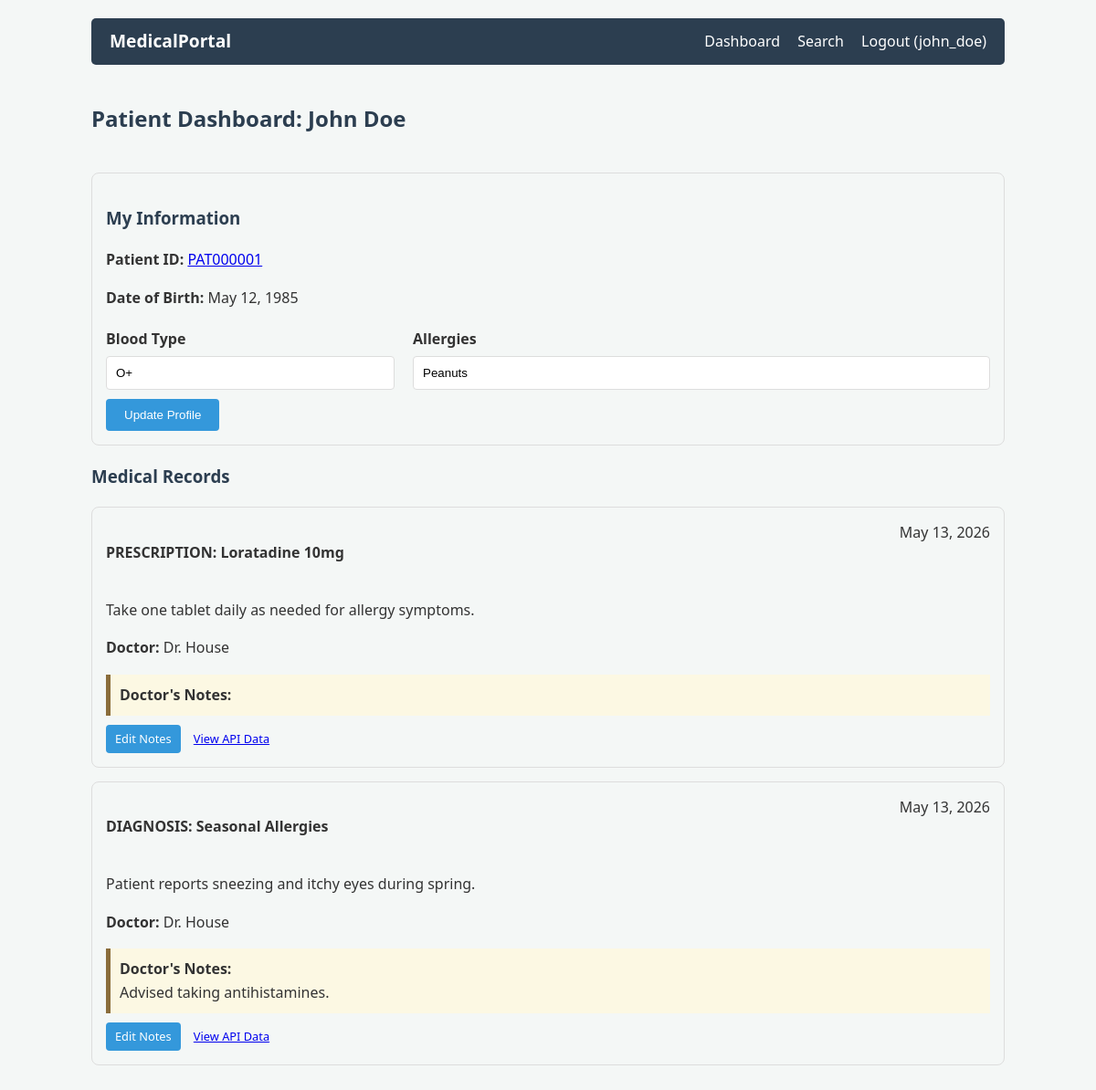
Before: /dashboard/ (signed in) with the older database file.
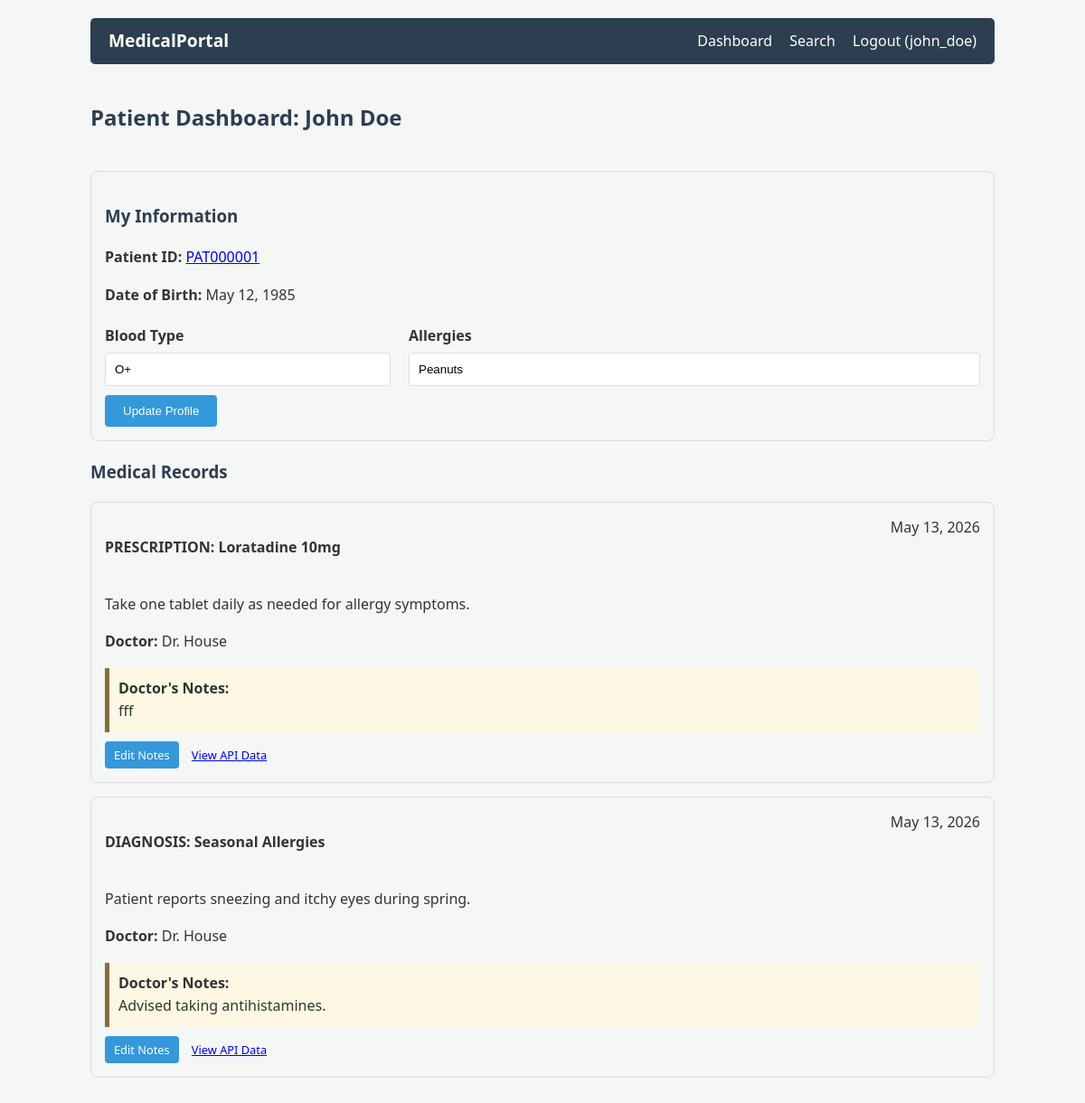
After: the same page with the newer database file.
### src/pages/models.py (models this page shows, shortened)
class Patient(models.Model):
    user = models.OneToOneField(User, on_delete=models.CASCADE)
    patient_id = models.CharField(max_length=10, unique=True)
    date_of_birth = models.DateField()
    blood_type = models.CharField(max_length=5)
    allergies = models.TextField(blank=True)

class MedicalRecord(models.Model):
    RECORD_TYPES = [
        ("DIAGNOSIS", "Diagnosis"),
        ("PRESCRIPTION", "Prescription"),
        ("LAB", "Lab Result"),
        ("IMAGING", "Imaging"),
    ]
    patient = models.ForeignKey(
        Patient, on_delete=models.CASCADE, related_name="records"
    )
    record_type = models.CharField(max_length=20, choices=RECORD_TYPES)
    title = models.CharField(max_length=200)
    description = models.TextField()
    date_created = models.DateTimeField(auto_now_add=True)
    doctor_name = models.CharField(max_length=100)
    notes = models.TextField(blank=True)

### src/pages/views.py (the view)
# urls.py: path("dashboard/", dashboard, name="dashboard"),
@login_required
def dashboard(request):
    patient = None
    try:
        patient = Patient.objects.get(user=request.user)
        records = MedicalRecord.objects.filter(patient=patient).order_by(
            "-date_created"
        )
        appointments = Appointment.objects.filter(patient=patient).order_by(
            "appointment_date"
        )
    except Patient.DoesNotExist:
        records = []
        appointments = []
    is_doctor = hasattr(request.user, "doctor")
    return render(
        request,
        "dashboard.html",
        {
            "patient": patient,
            "records": records,
            "appointments": appointments,
            "is_doctor": is_doctor,
        },
    )

### src/templates/dashboard.html (shortened to what this page needs)
{% extends 'base.html' %} {% block content %}
<div style="display: flex; justify-content: space-between; align-items: center">
    <h2>Patient Dashboard: {{ patient.user.get_full_name }}</h2>
</div>
<div class="card" style="margin-top: 20px">
    <h3>My Information</h3>
    <p>
        <strong>Patient ID:</strong>
        <a href="{% url 'patient_data' patient.patient_id %}"
            >{{ patient.patient_id }}</a
        >
    </p>
    <p><strong>Date of Birth:</strong> {{ patient.date_of_birth }}</p>
    <form
        action="{% url 'update_info' %}"
        method="POST"
        style="margin-top: 20px"
    >
        <div style="display: flex; gap: 20px">
            <div style="flex: 1">
                <label>Blood Type</label>
                <input
                    type="text"
                    name="blood_type"
                    value="{{ patient.blood_type }}"
                />
            </div>
            <div style="flex: 2">
                <label>Allergies</label>
                <input
                    type="text"
                    name="allergies"
                    value="{{ patient.allergies }}"
                />
            </div>
        </div>
        <button type="submit" class="btn" style="margin-top: 10px">
            Update Profile
        </button>
    </form>
</div>
<h3>Medical Records</h3>
{% if records %} {% for record in records %}
<div class="card">
    <div style="display: flex; justify-content: space-between">
        <h4>{{ record.record_type }}: {{ record.title }}</h4>
        <span>{{ record.date_created|date:"M d, Y" }}</span>
    </div>
    <p>{{ record.description }}</p>
    <p><strong>Doctor:</strong> {{ record.doctor_name }}</p>
    {% if record.notes %}
    <div
        style="
            background: #fcf8e3;
            padding: 10px;
            border-left: 5px solid #8a6d3b;
            margin-top: 10px;
        "
    >
        <strong>Doctor's Notes:</strong><br />
        {{ record.notes|safe }}
    </div>
    {% endif %}
    <div style="margin-top: 10px">
        <a
            href="{% url 'add_note' %}?record_id={{ record.id }}"
            class="btn"
            style="padding: 5px 10px; font-size: 0.8em"
            >Edit Notes</a
        >
        <a
            href="{% url 'api_get_record' record.id %}"
            target="_blank"
            style="font-size: 0.8em; margin-left: 10px"
            >View API Data</a
        >
    </div>
</div>
{% endfor %} {% else %}
<p>No medical records found.</p>
{% endif %} {% endblock %}

### src/templates/base.html (shortened to what this page needs)
<!doctype html>
<html lang="en">
    <head>
    </head>
    <body>
        <nav>
            <a
                href="{% url 'home' %}"
                style="font-weight: bold; margin-left: 0; font-size: 1.2em"
                >MedicalPortal</a
            >
            <div>
                {% if user.is_authenticated %}
                <a href="{% url 'dashboard' %}">Dashboard</a>
                <a href="{% url 'search_records' %}">Search</a>
                <a href="{% url 'logout' %}">Logout ({{ user.username }})</a>
                {% else %}
                <a href="{% url 'login' %}">Login</a>
                <a href="{% url 'register' %}">Register</a>
                {% endif %}
            </div>
        </nav>
        <div>{% block content %} {% endblock %}</div>
    </body>
</html>

### src/templates/base.html (style rules this page uses)
body { font-family: "Segoe UI", Tahoma, Geneva, Verdana, sans-serif; line-height: 1.6; color: #333; max-width: 1000px; margin: 0 auto; padding: 20px; background-color: #f4f7f6; }
nav { background: #2c3e50; color: #fff; padding: 10px 20px; display: flex; justify-content: space-between; align-items: center; border-radius: 5px; margin-bottom: 20px; }
nav a { color: #fff; text-decoration: none; margin-left: 15px; }
h1, h2, h3 { color: #2c3e50; }
.btn { display: inline-block; background: #3498db; color: #fff; padding: 10px 20px; border-radius: 4px; text-decoration: none; transition: background 0.3s; border: none; cursor: pointer; }
label { display: block; margin-bottom: 5px; font-weight: bold; }
input[type="text"], input[type="password"], input[type="date"], select, textarea { width: 100%; padding: 10px; border: 1px solid #ddd; border-radius: 4px; box-sizing: border-box; }
.card { border: 1px solid #ddd; border-radius: 8px; padding: 15px; margin-bottom: 15px; }

Changed rows visible on the page:
changed MedicalRecord "PRESCRIPTION": notes (not shown) → "fff"
